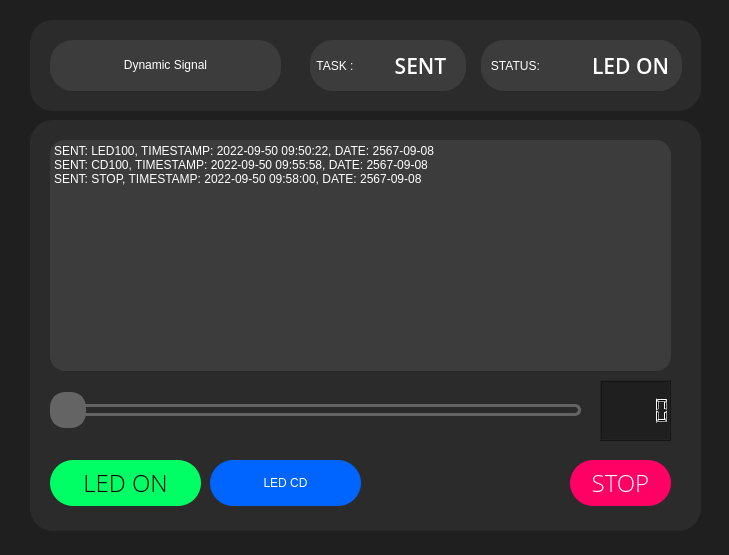
<?xml version="1.0" encoding="UTF-8"?>
<ui version="4.0">
 <class>MainWindow</class>
 <widget class="QMainWindow" name="MainWindow">
  <property name="geometry">
   <rect>
    <x>0</x>
    <y>0</y>
    <width>729</width>
    <height>555</height>
   </rect>
  </property>
  <property name="windowTitle">
   <string>MainWindow</string>
  </property>
  <property name="styleSheet">
   <string notr="true">background-color: rgb(31, 31, 31);</string>
  </property>
  <widget class="QWidget" name="centralwidget">
   <widget class="QLabel" name="Header">
    <property name="geometry">
     <rect>
      <x>50</x>
      <y>40</y>
      <width>231</width>
      <height>51</height>
     </rect>
    </property>
    <property name="layoutDirection">
     <enum>Qt::RightToLeft</enum>
    </property>
    <property name="styleSheet">
     <string notr="true">color: rgb(255, 255, 255);
font: 22pt &quot;Open Sans Light&quot;;background-color: rgb(60, 60, 60);
border-radius: 23px; /* Half of the button's height for a perfect circle */
</string>
    </property>
    <property name="text">
     <string>Dynamic Signal</string>
    </property>
    <property name="textFormat">
     <enum>Qt::RichText</enum>
    </property>
    <property name="alignment">
     <set>Qt::AlignCenter</set>
    </property>
    <property name="wordWrap">
     <bool>false</bool>
    </property>
    <property name="margin">
     <number>0</number>
    </property>
    <property name="indent">
     <number>0</number>
    </property>
   </widget>
   <widget class="QPushButton" name="STOP_BT">
    <property name="geometry">
     <rect>
      <x>570</x>
      <y>460</y>
      <width>101</width>
      <height>46</height>
     </rect>
    </property>
    <property name="font">
     <font>
      <family>Open Sans Light</family>
      <pointsize>18</pointsize>
      <weight>50</weight>
      <italic>false</italic>
      <bold>false</bold>
     </font>
    </property>
    <property name="styleSheet">
     <string notr="true">QPushButton {
                                        background-color: rgb(255, 0, 100);
                                        border-radius: 23px; /* Half of the button's height for a perfect circle */
font: 18pt &quot;Open Sans Light&quot;;
	color: rgb(255, 255, 255);
                                    }
                                    QPushButton:hover {
                                        background-color: rgb(200, 0, 0); /* Optional: Change color on hover */
                                    }
                                    QPushButton:pressed {
                                        background-color: rgb(100, 0, 0); /* Optional: Change color on press */
                                    }</string>
    </property>
    <property name="text">
     <string>STOP</string>
    </property>
   </widget>
   <widget class="QPlainTextEdit" name="LOG_TEXT">
    <property name="geometry">
     <rect>
      <x>50</x>
      <y>140</y>
      <width>621</width>
      <height>231</height>
     </rect>
    </property>
    <property name="layoutDirection">
     <enum>Qt::LeftToRight</enum>
    </property>
    <property name="styleSheet">
     <string notr="true">color: rgb(255, 255, 255);
background-color: rgb(60, 60, 60);
border-radius: 15px;</string>
    </property>
    <property name="plainText">
     <string>SENT: LED100, TIMESTAMP: 2022-09-50 09:50:22, DATE: 2567-09-08
SENT: CD100, TIMESTAMP: 2022-09-50 09:55:58, DATE: 2567-09-08
SENT: STOP, TIMESTAMP: 2022-09-50 09:58:00, DATE: 2567-09-08


</string>
    </property>
    <property name="tabStopDistance">
     <double>80.000000000000000</double>
    </property>
   </widget>
   <widget class="QPushButton" name="LED_ON">
    <property name="geometry">
     <rect>
      <x>50</x>
      <y>460</y>
      <width>151</width>
      <height>46</height>
     </rect>
    </property>
    <property name="font">
     <font>
      <family>Open Sans Light</family>
      <pointsize>18</pointsize>
      <weight>50</weight>
      <italic>false</italic>
      <bold>false</bold>
     </font>
    </property>
    <property name="styleSheet">
     <string notr="true">QPushButton {
                                        background-color: rgb(0, 255, 100);
                                        border-radius: 23px; /* Half of the button's height for a perfect circle */
                                        font: 18pt &quot;Open Sans Light&quot;;

                                    }
                                    QPushButton:hover {
                                        background-color: rgb(0, 150, 0); /* Optional: Change color on hover */
                                    }
                                    QPushButton:pressed {
                                        background-color: rgb(0, 100, 0); /* Optional: Change color on press */
                                    }</string>
    </property>
    <property name="text">
     <string>LED ON</string>
    </property>
   </widget>
   <widget class="QPushButton" name="LED_COUNT_DOWN">
    <property name="geometry">
     <rect>
      <x>210</x>
      <y>460</y>
      <width>151</width>
      <height>46</height>
     </rect>
    </property>
    <property name="styleSheet">
     <string notr="true">QPushButton {
                                        color: rgb(255, 255, 255);
                                        background-color: rgb(0, 100, 255);
                                        border-radius: 23px; /* Half of the button's height for a perfect circle */
 font: 18pt &quot;Open Sans Light&quot;;
    box-shadow: 10px 10px 10px rgba(0, 0, 0, 10); /* Adjust values for desired effect */

                                    }
                                    QPushButton:hover {
                                        background-color: rgb(0, 0, 150); /* Optional: Change color on hover */
                                    }
                                    QPushButton:pressed {
                                        background-color: rgb(0, 0, 100); /* Optional: Change color on press */
                                    }</string>
    </property>
    <property name="text">
     <string>LED CD</string>
    </property>
   </widget>
   <widget class="QSlider" name="LED_SLIDER">
    <property name="geometry">
     <rect>
      <x>50</x>
      <y>380</y>
      <width>531</width>
      <height>61</height>
     </rect>
    </property>
    <property name="sizePolicy">
     <sizepolicy hsizetype="Expanding" vsizetype="Fixed">
      <horstretch>0</horstretch>
      <verstretch>0</verstretch>
     </sizepolicy>
    </property>
    <property name="layoutDirection">
     <enum>Qt::LeftToRight</enum>
    </property>
    <property name="styleSheet">
     <string notr="true">QSlider::groove:horizontal {
    border: 3px solid rgb(100, 100, 100);
    height: 6px;
 border-radius: 6px;
}

QSlider::handle:horizontal {
    background:rgb(100, 100, 100);
    width: 30px;
    height: 30px;
    margin: -15px -3px;
    border-radius: 15px;
    border: 3px solid rgb(100, 100, 100);

}

QSlider::add-page:horizontal {
    background: qlineargradient(x1:0, y1:0,
                x2:0, y2:1, stop:0 #1B1B1B, stop:1 #4c4c4c);
    height: 6px;
 border-radius: 5px;
}

QSlider::sub-page:horizontal {
    background: rgb(60, 60, 60);
    height: 6px;
 border-radius: 5px;
}

QSlider::handle:horizontal:hover {
    background: #007ad9;
    border-color: #007ad9;
}

QSlider {
    background-color: rgb(43, 43, 43);
    height: 36px;  /* Adjust this value as needed for overall slider height */
}</string>
    </property>
    <property name="maximum">
     <number>100</number>
    </property>
    <property name="orientation">
     <enum>Qt::Horizontal</enum>
    </property>
   </widget>
   <widget class="QLCDNumber" name="LED_PERCENT">
    <property name="geometry">
     <rect>
      <x>600</x>
      <y>380</y>
      <width>71</width>
      <height>61</height>
     </rect>
    </property>
    <property name="styleSheet">
     <string notr="true"/>
    </property>
   </widget>
   <widget class="QLabel" name="label">
    <property name="geometry">
     <rect>
      <x>30</x>
      <y>20</y>
      <width>671</width>
      <height>91</height>
     </rect>
    </property>
    <property name="styleSheet">
     <string notr="true">background-color: rgb(43, 43, 43);
border-radius: 23px;</string>
    </property>
    <property name="text">
     <string/>
    </property>
   </widget>
   <widget class="QLabel" name="label_2">
    <property name="geometry">
     <rect>
      <x>30</x>
      <y>120</y>
      <width>671</width>
      <height>411</height>
     </rect>
    </property>
    <property name="styleSheet">
     <string notr="true">background-color: rgb(43, 43, 43);
border-radius: 23px;</string>
    </property>
    <property name="text">
     <string/>
    </property>
   </widget>
   <widget class="QLabel" name="status_heading">
    <property name="geometry">
     <rect>
      <x>481</x>
      <y>40</y>
      <width>201</width>
      <height>51</height>
     </rect>
    </property>
    <property name="styleSheet">
     <string notr="true">color: rgb(255, 255, 255);
font: 16pt &quot;Open Sans Light&quot;;border-radius: 23px; /* Half of the button's height for a perfect circle */
background-color: rgb(60, 60, 60);
</string>
    </property>
    <property name="text">
     <string>   STATUS:</string>
    </property>
    <property name="alignment">
     <set>Qt::AlignLeading|Qt::AlignLeft|Qt::AlignVCenter</set>
    </property>
   </widget>
   <widget class="QLabel" name="STATUS">
    <property name="geometry">
     <rect>
      <x>580</x>
      <y>40</y>
      <width>101</width>
      <height>51</height>
     </rect>
    </property>
    <property name="font">
     <font>
      <family>Open Sans SemiBold</family>
      <pointsize>16</pointsize>
      <weight>9</weight>
      <italic>false</italic>
      <bold>false</bold>
     </font>
    </property>
    <property name="styleSheet">
     <string notr="true">font:75 16pt &quot;Open Sans SemiBold&quot;;
color: rgb(255, 255, 255);
                                        border-radius: 23px; /* Half of the button's height for a perfect circle */
background-color: rgb(60, 60, 60);
</string>
    </property>
    <property name="text">
     <string>LED ON</string>
    </property>
    <property name="alignment">
     <set>Qt::AlignCenter</set>
    </property>
   </widget>
   <widget class="QLabel" name="TASK">
    <property name="geometry">
     <rect>
      <x>375</x>
      <y>40</y>
      <width>91</width>
      <height>51</height>
     </rect>
    </property>
    <property name="font">
     <font>
      <family>Open Sans SemiBold</family>
      <pointsize>16</pointsize>
      <weight>50</weight>
      <italic>false</italic>
      <bold>false</bold>
     </font>
    </property>
    <property name="styleSheet">
     <string notr="true">                                        font: 16pt &quot;Open Sans SemiBold&quot;;

color: rgb(255, 255, 255);
 border-radius: 23px; background-color: rgb(60, 60, 60);
</string>
    </property>
    <property name="text">
     <string>SENT</string>
    </property>
    <property name="alignment">
     <set>Qt::AlignCenter</set>
    </property>
   </widget>
   <widget class="QLabel" name="task_label">
    <property name="geometry">
     <rect>
      <x>310</x>
      <y>40</y>
      <width>151</width>
      <height>51</height>
     </rect>
    </property>
    <property name="styleSheet">
     <string notr="true">                                        border-radius: 23px; /* Half of the button's height for a perfect circle */
color: rgb(255, 255, 255); font: 16pt &quot;Open Sans Light&quot;;
background-color: rgb(60, 60, 60);
</string>
    </property>
    <property name="text">
     <string>  TASK :</string>
    </property>
    <property name="alignment">
     <set>Qt::AlignLeading|Qt::AlignLeft|Qt::AlignVCenter</set>
    </property>
   </widget>
   <zorder>label_2</zorder>
   <zorder>label</zorder>
   <zorder>Header</zorder>
   <zorder>STOP_BT</zorder>
   <zorder>LOG_TEXT</zorder>
   <zorder>LED_ON</zorder>
   <zorder>LED_COUNT_DOWN</zorder>
   <zorder>LED_SLIDER</zorder>
   <zorder>LED_PERCENT</zorder>
   <zorder>status_heading</zorder>
   <zorder>STATUS</zorder>
   <zorder>task_label</zorder>
   <zorder>TASK</zorder>
  </widget>
  <widget class="QStatusBar" name="statusbar"/>
 </widget>
 <resources/>
 <connections>
  <connection>
   <sender>LED_SLIDER</sender>
   <signal>valueChanged(int)</signal>
   <receiver>LED_PERCENT</receiver>
   <slot>display(int)</slot>
   <hints>
    <hint type="sourcelabel">
     <x>375</x>
     <y>154</y>
    </hint>
    <hint type="destinationlabel">
     <x>647</x>
     <y>156</y>
    </hint>
   </hints>
  </connection>
 </connections>
</ui>
